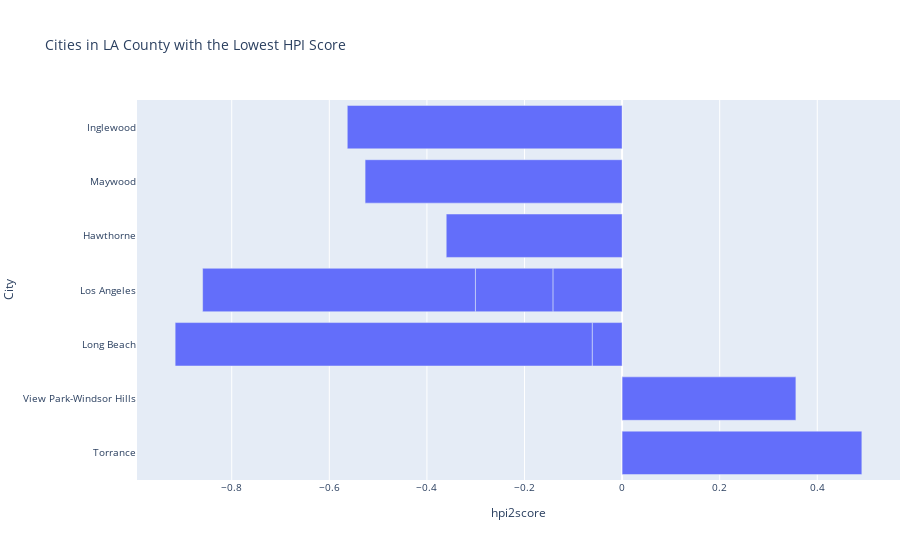

Notebook source saved alongside this figure:
### Markdown cell above
# Top 5 HPI

### Code cell
Bottom_10= HPI_LA.tail(10) 
Bottom_10
Desc= Bottom_10.sort_values(by='hpi2score',ascending= False)

fig = px.bar(Desc, #plot
       x='hpi2score',
       y='City',
       orientation='h',
       title='Cities in LA County with the Lowest HPI Score',)
fig.update_layout( #configure the bar chart
    margin= dict(l=0,r=0),
    font=dict(size=10))
fig

### Figure 1 — Plotly figure (JSON) as saved in the notebook; plotly's stock layout.template omitted (floating-point values rounded to 4 significant figures)
{"data": [{"alignmentgroup": "True", "hovertemplate": "hpi2score=%{x}<br>City=%{y}<extra></extra>", "legendgroup": "", "marker": {"color": "#636efa"}, "name": "", "offsetgroup": "", "orientation": "h", "showlegend": false, "textposition": "auto", "type": "bar", "x": [0.4913, 0.3562, -0.06126, -0.1418, -0.1588, -0.3604, -0.5267, -0.559, -0.5632, -0.8547], "xaxis": "x", "y": ["Torrance", "View Park-Windsor Hills", "Long Beach", "Los Angeles", "Los Angeles", "Hawthorne", "Maywood", "Los Angeles", "Inglewood", "Long Beach"], "yaxis": "y"}], "layout": {"barmode": "relative", "font": {"size": 10}, "legend": {"tracegroupgap": 0}, "margin": {"l": 0, "r": 0}, "title": {"text": "Cities in LA County with the Lowest HPI Score"}, "xaxis": {"anchor": "y", "domain": [0, 1], "title": {"text": "hpi2score"}}, "yaxis": {"anchor": "x", "domain": [0, 1], "title": {"text": "City"}}}}
